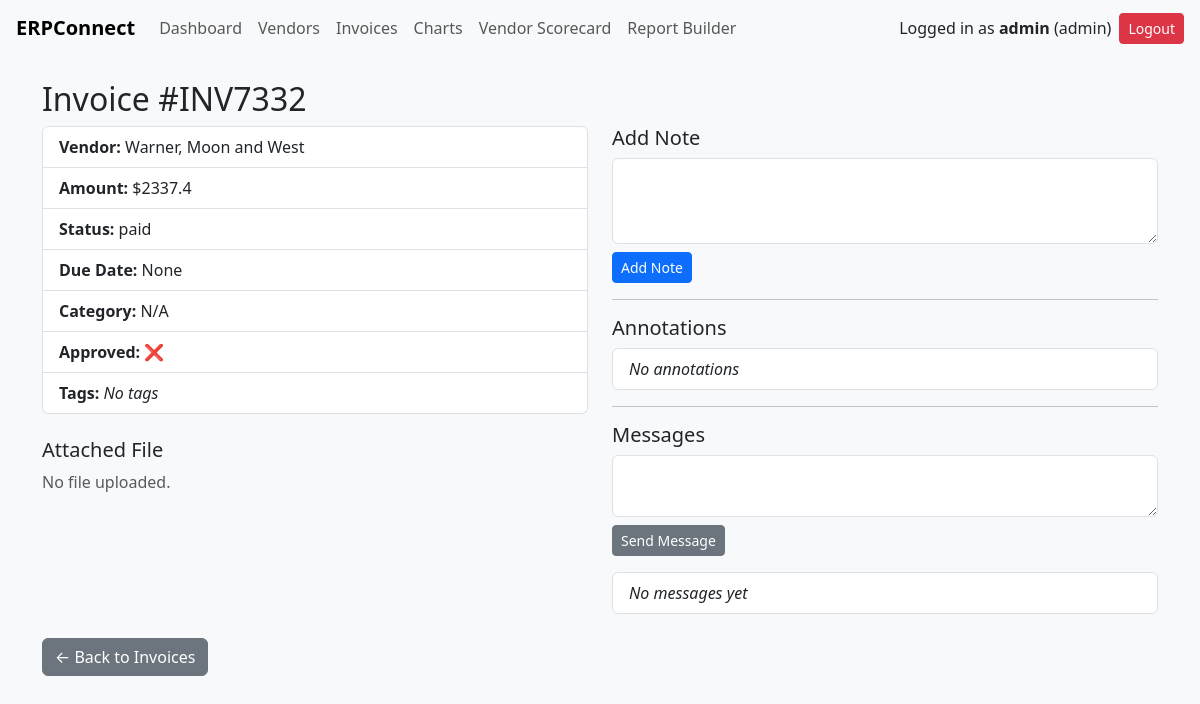
Page /invoice/2 (signed in) on the committed database.
### app/models.py (models this page shows)
class User(db.Model, UserMixin):
    id = db.Column(db.Integer, primary_key=True)
    username = db.Column(db.String(100), unique=True, nullable=False)
    password = db.Column(db.String(200), nullable=False)
    role = db.Column(db.String(20), nullable=False, default='viewer')

class Invoice(db.Model):
    id = db.Column(db.Integer, primary_key=True)
    invoice_number = db.Column(db.String(100), nullable=False)
    vendor_id = db.Column(db.Integer, db.ForeignKey('vendor.id'), nullable=False)
    amount = db.Column(db.Float, nullable=False)
    status = db.Column(db.String(50), default='unpaid')
    category = db.Column(db.String(100))
    tags = db.relationship('InvoiceTag', backref='invoice', lazy=True)
    due_date = db.Column(db.Date)
    upload_path = db.Column(db.String(300))
    created_at = db.Column(db.DateTime, default=datetime.utcnow)
    approved = db.Column(db.Boolean, default=False)
    annotations = db.relationship('InvoiceAnnotation', backref='invoice', lazy=True)
    messages = db.relationship('InvoiceMessage', backref='invoice', lazy=True)

class Vendor(db.Model):
    id = db.Column(db.Integer, primary_key=True)
    name = db.Column(db.String(150), nullable=False)
    contact_info = db.Column(db.String(150))
    address = db.Column(db.String(200))
    status = db.Column(db.String(50), default='active')
    created_at = db.Column(db.DateTime, default=datetime.utcnow)
    invoices = db.relationship('Invoice', backref='vendor', lazy=True)
    messages = db.relationship('VendorMessage', backref='vendor', lazy=True)

### app/routes.py (the view)
@main.route('/invoice/<int:invoice_id>')
@login_required
def view_invoice(invoice_id):
    invoice = Invoice.query.get_or_404(invoice_id)
    annotation_form = InvoiceAnnotationForm()
    message_form = InvoiceMessageForm()
    return render_template('invoice_detail.html', invoice=invoice, annotation_form=annotation_form, message_form=message_form)

### app/forms.py
class InvoiceAnnotationForm(FlaskForm):
    content = TextAreaField('Annotation', validators=[DataRequired()])
    submit = SubmitField('Add Note')

class InvoiceMessageForm(FlaskForm):
    message = TextAreaField('Message', validators=[DataRequired()])
    submit = SubmitField('Send Message')

### app/__init__.py (called while the page is built)
def create_app():
    app = Flask(__name__)
    app.config['SECRET_KEY'] = 'supersecretkey'
    app.config['SQLALCHEMY_DATABASE_URI'] = 'sqlite:///erpconnect.db'
    app.config['SQLALCHEMY_TRACK_MODIFICATIONS'] = False
    app.config['UPLOAD_FOLDER'] = os.path.join('app', 'static', 'uploads')
    db.init_app(app)
    login_manager.init_app(app)
    csrf.init_app(app)
    Migrate(app, db)
    from .models import User
    @login_manager.user_loader
    def load_user(user_id):
        return User.query.get(int(user_id))
    login_manager.login_view = 'auth.login'
    from .routes import main as main_blueprint
    from .auth import auth as auth_blueprint
    app.register_blueprint(main_blueprint)
    app.register_blueprint(auth_blueprint)
    from .scheduler import start_scheduler
    start_scheduler()
    return app

### app/templates/invoice_detail.html (shortened to what this page needs)
{% extends "layout.html" %}
{% block content %}
<h2>Invoice #{{ invoice.invoice_number }}</h2>
<div class="row">
  <div class="col-md-6">
    <ul class="list-group mb-4">
      <li class="list-group-item"><strong>Vendor:</strong> {{ invoice.vendor.name }}</li>
      <li class="list-group-item"><strong>Amount:</strong> ${{ invoice.amount }}</li>
      <li class="list-group-item"><strong>Status:</strong> {{ invoice.status }}</li>
      <li class="list-group-item"><strong>Due Date:</strong> {{ invoice.due_date }}</li>
      <li class="list-group-item"><strong>Category:</strong> {{ invoice.category or 'N/A' }}</li>
      <li class="list-group-item"><strong>Approved:</strong> {{ '✅' if invoice.approved else '❌' }}</li>
      <li class="list-group-item"><strong>Tags:</strong>
        {% for tag in invoice.tags %}
          <span class="badge bg-secondary me-1">{{ tag.tag }}</span>
        {% else %}
          <em>No tags</em>
        {% endfor %}
      </li>
    </ul>
    <h5>Attached File</h5>
    {% if invoice.upload_path %}
      <embed src="{{ url_for('static', filename='uploads/' ~ invoice.upload_path.split('/')[-1]) }}"
             type="application/pdf" width="100%" height="400px" />
      <a href="{{ url_for('static', filename='uploads/' ~ invoice.upload_path.split('/')[-1]) }}"
         class="btn btn-outline-secondary mt-2" download>Download PDF</a>
    {% else %}
      <p class="text-muted">No file uploaded.</p>
    {% endif %}
  </div>
  <div class="col-md-6">
    <h5>Add Note</h5>
    <form method="POST" action="{{ url_for('main.add_annotation', invoice_id=invoice.id) }}">
      {{ annotation_form.content(class="form-control mb-2", rows=3) }}
      {{ annotation_form.submit(class="btn btn-sm btn-primary") }}
    </form>
    <hr>
    <h5>Annotations</h5>
    <ul class="list-group">
      {% for note in invoice.annotations %}
        <li class="list-group-item">
          <small class="text-muted">{{ note.created_at.strftime('%Y-%m-%d') }}</small><br />
          {{ note.content }}
        </li>
      {% else %}
        <li class="list-group-item"><em>No annotations</em></li>
      {% endfor %}
    </ul>
    <hr>
    <h5>Messages</h5>
    <form method="POST" action="{{ url_for('main.add_invoice_message', invoice_id=invoice.id) }}">
      {{ message_form.message(class="form-control mb-2", rows=2) }}
      {{ message_form.submit(class="btn btn-sm btn-secondary") }}
    </form>
    <ul class="list-group mt-3">
      {% for msg in invoice.messages %}
        <li class="list-group-item">
          <strong>{{ msg.sender }}</strong>
          <small class="text-muted float-end">{{ msg.created_at.strftime('%Y-%m-%d') }}</small>
          <br />{{ msg.message }}
        </li>
      {% else %}
        <li class="list-group-item"><em>No messages yet</em></li>
      {% endfor %}
    </ul>
  </div>
</div>
<a href="{{ url_for('main.invoices') }}" class="btn btn-secondary mt-4">← Back to Invoices</a>
{% endblock %}

### app/templates/layout.html (shortened to what this page needs)
<!DOCTYPE html>
<html lang="en">
<head>
  <link rel="stylesheet" href="https://cdn.jsdelivr.net/npm/bootstrap@5.3.0/dist/css/bootstrap.min.css" />
  <link rel="stylesheet" href="{{ url_for('static', filename='css/styles.css') }}" />
</head>
<body>
  <nav class="navbar navbar-expand-lg navbar-light bg-light px-3">
    <a class="navbar-brand fw-bold" href="{{ url_for('main.home') }}">ERPConnect</a>
    {% if current_user.is_authenticated %}
    <ul class="navbar-nav me-auto">
      <li class="nav-item"><a class="nav-link" href="{{ url_for('main.home') }}">Dashboard</a></li>
      {% if current_user.role == 'admin' %}
      <li class="nav-item"><a class="nav-link" href="{{ url_for('main.vendors') }}">Vendors</a></li>
      <li class="nav-item"><a class="nav-link" href="{{ url_for('main.invoices') }}">Invoices</a></li>
      <li class="nav-item"><a class="nav-link" href="{{ url_for('main.dashboard_charts') }}">Charts</a></li>
      <li class="nav-item"><a class="nav-link" href="{{ url_for('main.vendor_scorecard') }}">Vendor Scorecard</a></li>
      <li class="nav-item"><a class="nav-link" href="{{ url_for('main.report_builder') }}">Report Builder</a></li>
      {% endif %}
    </ul>
    <div class="ms-auto d-flex align-items-center">
      <span class="me-2">Logged in as <strong>{{ current_user.username }}</strong> ({{ current_user.role }})</span>
      <a href="{{ url_for('auth.logout') }}" class="btn btn-sm btn-danger">Logout</a>
    </div>
    {% endif %}
  </nav>
  <div class="container mt-4">
    {% block content %}{% endblock %}
  </div>
</body>
</html>

### app/static/css/styles.css (style rules this page uses)
body { background-color: #f8f9fa; }

### rows in the picture
User: username "admin", role "admin"
Invoice: invoice_number "INV7332", amount "2337.4", status "paid", due_date "None", category "N/A", approved "❌"
Vendor: vendor.name "Warner, Moon and West"
